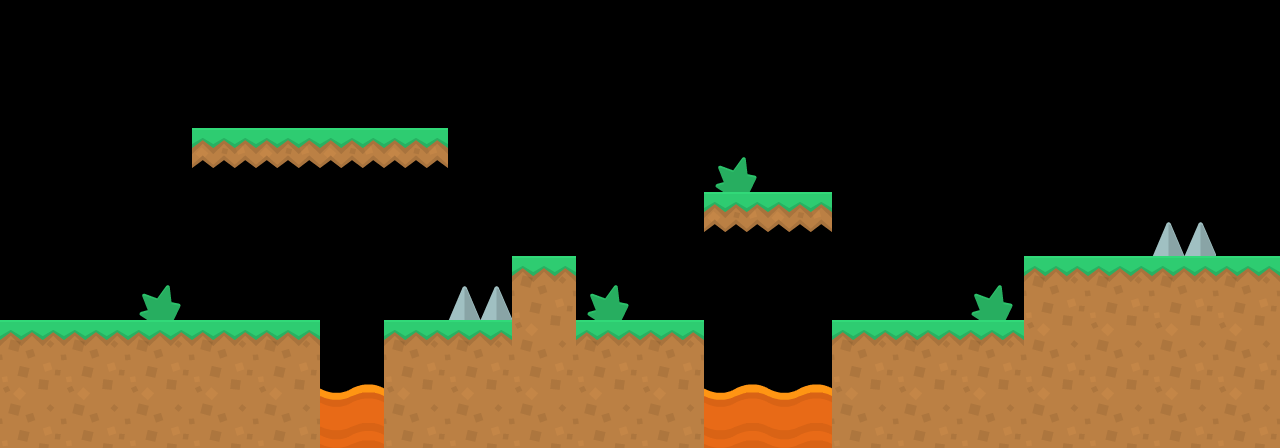

A 2D game scene composited from a Tiled map and its tileset images. What follows is a short description and the map's XML, with each tile layer's data collapsed to a summary:
An orthogonal 20x7 tile map with 64x64 px tiles, 1 tile layer (sol).

<map version="1.4" tiledversion="1.4.2" orientation="orthogonal" renderorder="right-down" width="20" height="7" tilewidth="64" tileheight="64" infinite="0" nextlayerid="5" nextobjectid="1">
 <editorsettings>
  <export target="test.json" format="json" />
 </editorsettings>
 <tileset firstgid="1" name="tableauTiledTileset" tilewidth="64" tileheight="64" tilecount="98" columns="14">
  <image source="tableauTiledTileset.png" width="896" height="448" />
  <tile id="0">
   <properties>
    <property name="collide" type="bool" value="true" />
   </properties>
  </tile>
  <tile id="1">
   <properties>
    <property name="collide" type="bool" value="true" />
   </properties>
  </tile>
  <tile id="2">
   <properties>
    <property name="collide" type="bool" value="true" />
   </properties>
  </tile>
  <tile id="3">
   <properties>
    <property name="collide" type="bool" value="true" />
   </properties>
  </tile>
  <tile id="4">
   <properties>
    <property name="collide" type="bool" value="false" />
   </properties>
  </tile>
  <tile id="5">
   <properties>
    <property name="collide" type="bool" value="false" />
   </properties>
  </tile>
  <tile id="6">
   <properties>
    <property name="collide" type="bool" value="false" />
   </properties>
  </tile>
  <tile id="7">
   <properties>
    <property name="collide" type="bool" value="false" />
   </properties>
  </tile>
  <tile id="8">
   <properties>
    <property name="collide" type="bool" value="false" />
   </properties>
  </tile>
  <tile id="9">
   <properties>
    <property name="collide" type="bool" value="false" />
   </properties>
  </tile>
  <tile id="10">
   <properties>
    <property name="collide" type="bool" value="false" />
   </properties>
  </tile>
  <tile id="11">
   <properties>
    <property name="collide" type="bool" value="false" />
   </properties>
  </tile>
  <tile id="12">
   <properties>
    <property name="collide" type="bool" value="false" />
   </properties>
  </tile>
  <tile id="13">
   <properties>
    <property name="collide" type="bool" value="false" />
   </properties>
  </tile>
  <tile id="14">
   <properties>
    <property name="collide" type="bool" value="true" />
   </properties>
  </tile>
  <tile id="15">
   <properties>
    <property name="collide" type="bool" value="true" />
   </properties>
  </tile>
  <tile id="16">
   <properties>
    <property name="collide" type="bool" value="true" />
   </properties>
  </tile>
  <tile id="17">
   <properties>
    <property name="collide" type="bool" value="true" />
   </properties>
  </tile>
  <tile id="18">
   <properties>
    <property name="collide" type="bool" value="false" />
   </properties>
  </tile>
  <tile id="19">
   <properties>
    <property name="collide" type="bool" value="false" />
   </properties>
  </tile>
  <tile id="20">
   <properties>
    <property name="collide" type="bool" value="false" />
   </properties>
  </tile>
  <tile id="21">
   <properties>
    <property name="collide" type="bool" value="false" />
   </properties>
  </tile>
  <tile id="22">
   <properties>
    <property name="collide" type="bool" value="false" />
   </properties>
  </tile>
  <tile id="23">
   <properties>
    <property name="collide" type="bool" value="false" />
   </properties>
  </tile>
  <tile id="24">
   <properties>
    <property name="collide" type="bool" value="false" />
   </properties>
  </tile>
  <tile id="25">
   <properties>
    <property name="collide" type="bool" value="false" />
   </properties>
  </tile>
  <tile id="26">
   <properties>
    <property name="collide" type="bool" value="false" />
   </properties>
  </tile>
  <tile id="27">
   <properties>
    <property name="collide" type="bool" value="false" />
   </properties>
  </tile>
  <tile id="28">
   <properties>
    <property name="collide" type="bool" value="true" />
   </properties>
  </tile>
  <tile id="29">
   <properties>
    <property name="collide" type="bool" value="false" />
   </properties>
  </tile>
  <tile id="30">
   <properties>
    <property name="collide" type="bool" value="false" />
   </properties>
  </tile>
  <tile id="31">
   <properties>
    <property name="collide" type="bool" value="false" />
   </properties>
  </tile>
  <tile id="32">
   <properties>
    <property name="collide" type="bool" value="false" />
   </properties>
  </tile>
  <tile id="33">
   <properties>
    <property name="collide" type="bool" value="false" />
   </properties>
  </tile>
  <tile id="34">
   <properties>
    <property name="collide" type="bool" value="false" />
   </properties>
  </tile>
  <tile id="35">
   <properties>
    <property name="collide" type="bool" value="false" />
   </properties>
  </tile>
  <tile id="36">
   <properties>
    <property name="collide" type="bool" value="false" />
   </properties>
  </tile>
  <tile id="37">
   <properties>
    <property name="collide" type="bool" value="false" />
   </properties>
  </tile>
  <tile id="38">
   <properties>
    <property name="collide" type="bool" value="false" />
   </properties>
  </tile>
  <tile id="39">
   <properties>
    <property name="collide" type="bool" value="false" />
   </properties>
  </tile>
  <tile id="40">
   <properties>
    <property name="collide" type="bool" value="false" />
   </properties>
  </tile>
  <tile id="41">
   <properties>
    <property name="collide" type="bool" value="false" />
   </properties>
  </tile>
  <tile id="42">
   <properties>
    <property name="collide" type="bool" value="false" />
   </properties>
  </tile>
  <tile id="43">
   <properties>
    <property name="collide" type="bool" value="false" />
   </properties>
  </tile>
  <tile id="44">
   <properties>
    <property name="collide" type="bool" value="false" />
   </properties>
  </tile>
  <tile id="45">
   <properties>
    <property name="collide" type="bool" value="false" />
   </properties>
  </tile>
  <tile id="46">
   <properties>
    <property name="collide" type="bool" value="false" />
   </properties>
  </tile>
  <tile id="47">
   <properties>
    <property name="collide" type="bool" value="false" />
   </properties>
  </tile>
  <tile id="48">
   <properties>
    <property name="collide" type="bool" value="false" />
   </properties>
  </tile>
  <tile id="49">
   <properties>
    <property name="collide" type="bool" value="false" />
   </properties>
  </tile>
  <tile id="50">
   <properties>
    <property name="collide" type="bool" value="false" />
   </properties>
  </tile>
  <tile id="51">
   <properties>
    <property name="collide" type="bool" value="false" />
   </properties>
  </tile>
  <tile id="52">
   <properties>
    <property name="collide" type="bool" value="false" />
   </properties>
  </tile>
  <tile id="53">
   <properties>
    <property name="collide" type="bool" value="false" />
   </properties>
  </tile>
  <tile id="54">
   <properties>
    <property name="collide" type="bool" value="false" />
   </properties>
  </tile>
  <tile id="55">
   <properties>
    <property name="collide" type="bool" value="false" />
   </properties>
  </tile>
  <tile id="56">
   <properties>
    <property name="collide" type="bool" value="false" />
   </properties>
  </tile>
  <tile id="57">
   <properties>
    <property name="collide" type="bool" value="false" />
   </properties>
  </tile>
  <tile id="58">
   <properties>
    <property name="collide" type="bool" value="false" />
   </properties>
  </tile>
  <tile id="59">
   <properties>
    <property name="collide" type="bool" value="false" />
   </properties>
  </tile>
  <tile id="60">
   <properties>
    <property name="collide" type="bool" value="false" />
   </properties>
  </tile>
  <tile id="61">
   <properties>
    <property name="collide" type="bool" value="false" />
   </properties>
  </tile>
  <tile id="62">
   <properties>
    <property name="collide" type="bool" value="false" />
   </properties>
  </tile>
  <tile id="63">
   <properties>
    <property name="collide" type="bool" value="false" />
   </properties>
  </tile>
  <tile id="64">
   <properties>
    <property name="collide" type="bool" value="false" />
   </properties>
  </tile>
  <tile id="65">
   <properties>
    <property name="collide" type="bool" value="false" />
   </properties>
  </tile>
  <tile id="66">
   <properties>
    <property name="collide" type="bool" value="false" />
   </properties>
  </tile>
  <tile id="67">
   <properties>
    <property name="collide" type="bool" value="false" />
   </properties>
  </tile>
  <tile id="68">
   <properties>
    <property name="collide" type="bool" value="false" />
   </properties>
  </tile>
  <tile id="69">
   <properties>
    <property name="collide" type="bool" value="false" />
   </properties>
  </tile>
  <tile id="70">
   <properties>
    <property name="collide" type="bool" value="false" />
   </properties>
  </tile>
  <tile id="71">
   <properties>
    <property name="collide" type="bool" value="false" />
   </properties>
  </tile>
  <tile id="72">
   <properties>
    <property name="collide" type="bool" value="false" />
   </properties>
  </tile>
  <tile id="73">
   <properties>
    <property name="collide" type="bool" value="false" />
   </properties>
  </tile>
  <tile id="74">
   <properties>
    <property name="collide" type="bool" value="false" />
   </properties>
  </tile>
  <tile id="75">
   <properties>
    <property name="collide" type="bool" value="false" />
   </properties>
  </tile>
  <tile id="76">
   <properties>
    <property name="collide" type="bool" value="false" />
   </properties>
  </tile>
  <tile id="77">
   <properties>
    <property name="collide" type="bool" value="false" />
   </properties>
  </tile>
  <tile id="78">
   <properties>
    <property name="collide" type="bool" value="false" />
   </properties>
  </tile>
  <tile id="79">
   <properties>
    <property name="collide" type="bool" value="false" />
   </properties>
  </tile>
  <tile id="80">
   <properties>
    <property name="collide" type="bool" value="false" />
   </properties>
  </tile>
  <tile id="81">
   <properties>
    <property name="collide" type="bool" value="false" />
   </properties>
  </tile>
  <tile id="82">
   <properties>
    <property name="collide" type="bool" value="false" />
   </properties>
  </tile>
  <tile id="83">
   <properties>
    <property name="collide" type="bool" value="false" />
   </properties>
  </tile>
  <tile id="84">
   <properties>
    <property name="collide" type="bool" value="false" />
   </properties>
  </tile>
  <tile id="85">
   <properties>
    <property name="collide" type="bool" value="false" />
   </properties>
  </tile>
  <tile id="86">
   <properties>
    <property name="collide" type="bool" value="false" />
   </properties>
  </tile>
  <tile id="87">
   <properties>
    <property name="collide" type="bool" value="false" />
   </properties>
  </tile>
  <tile id="88">
   <properties>
    <property name="collide" type="bool" value="false" />
   </properties>
  </tile>
  <tile id="89">
   <properties>
    <property name="collide" type="bool" value="false" />
   </properties>
  </tile>
  <tile id="90">
   <properties>
    <property name="collide" type="bool" value="false" />
   </properties>
  </tile>
  <tile id="91">
   <properties>
    <property name="collide" type="bool" value="false" />
   </properties>
  </tile>
  <tile id="92">
   <properties>
    <property name="collide" type="bool" value="false" />
   </properties>
  </tile>
  <tile id="93">
   <properties>
    <property name="collide" type="bool" value="false" />
   </properties>
  </tile>
  <tile id="94">
   <properties>
    <property name="collide" type="bool" value="false" />
   </properties>
  </tile>
  <tile id="95">
   <properties>
    <property name="collide" type="bool" value="false" />
   </properties>
  </tile>
  <tile id="96">
   <properties>
    <property name="collide" type="bool" value="false" />
   </properties>
  </tile>
  <tile id="97">
   <properties>
    <property name="collide" type="bool" value="false" />
   </properties>
  </tile>
 </tileset>
 <layer id="1" name="sol" width="20" height="7">
  <data>[140 cells, 54 non-empty, 6 distinct tile ids]</data>
 </layer>
</map>
